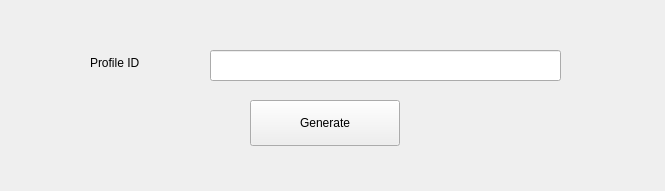
<?xml version="1.0" encoding="UTF-8"?>
<ui version="4.0">
 <class>GenerateVideo</class>
 <widget class="QWidget" name="GenerateVideo">
  <property name="geometry">
   <rect>
    <x>0</x>
    <y>0</y>
    <width>665</width>
    <height>191</height>
   </rect>
  </property>
  <property name="windowTitle">
   <string>GenerateVideo</string>
  </property>
  <widget class="QLabel" name="label">
   <property name="geometry">
    <rect>
     <x>90</x>
     <y>50</y>
     <width>89</width>
     <height>25</height>
    </rect>
   </property>
   <property name="text">
    <string>Profile ID</string>
   </property>
  </widget>
  <widget class="QLineEdit" name="profileId_lineEdit">
   <property name="geometry">
    <rect>
     <x>210</x>
     <y>50</y>
     <width>351</width>
     <height>31</height>
    </rect>
   </property>
  </widget>
  <widget class="QPushButton" name="generatePushButton">
   <property name="geometry">
    <rect>
     <x>250</x>
     <y>100</y>
     <width>150</width>
     <height>46</height>
    </rect>
   </property>
   <property name="text">
    <string>Generate</string>
   </property>
  </widget>
 </widget>
 <layoutdefault spacing="6" margin="11"/>
 <resources/>
 <connections/>
</ui>
